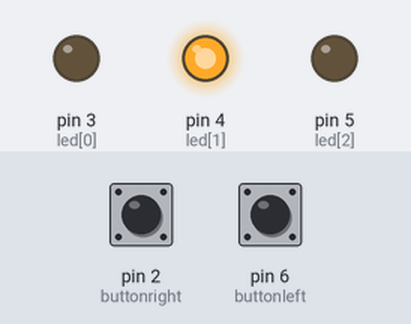
This sketch was run on a simulated Arduino Uno, built with avr-gcc and run on an emulated ATmega328P. On the bench: output pins drawn as LEDs (lit = HIGH). The inputs (shaded band) are chosen by the test bench; at power-on: pin 2 (buttonright) LOW, pin 6 (buttonleft) LOW. What the sketch prints to the serial monitor is not drawn.

Above: at 1.2 s.
1.3 s: pin 2 (buttonright) pulled HIGH for 0.15 s
At 2.0 s:
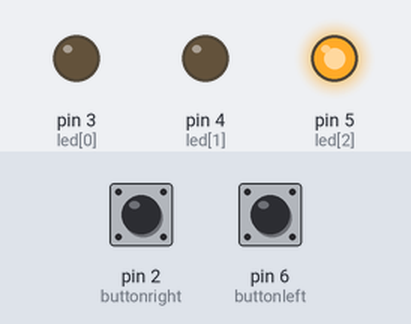
2.9 s: pin 6 (buttonleft) pulled HIGH for 0.15 s
At 4.1 s:
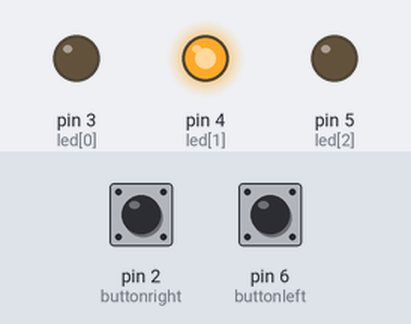
4.5 s: pin 6 (buttonleft) pulled HIGH for 1 s
At 5.6 s:
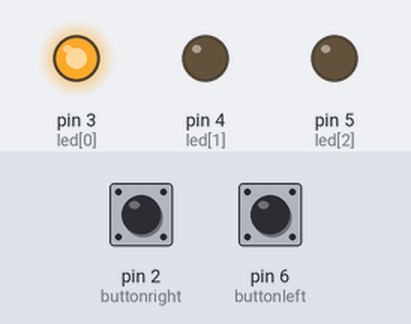
7.0 s: pin 2 (buttonright) pulled HIGH for 1 s
At 8.0 s:
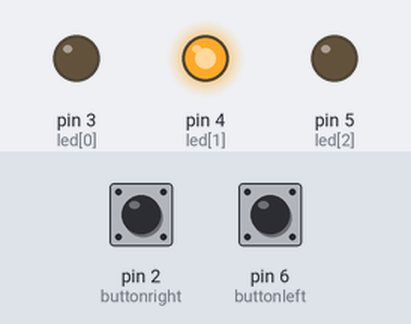
9.5 s: pin 6 (buttonleft) pulled HIGH for 0.15 s
At 10.6 s:
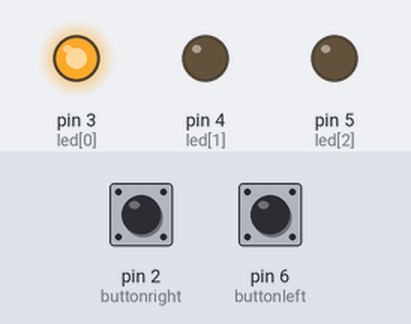
11.1 s: pin 2 (buttonright) pulled HIGH for 0.15 s
At 11.8 s:
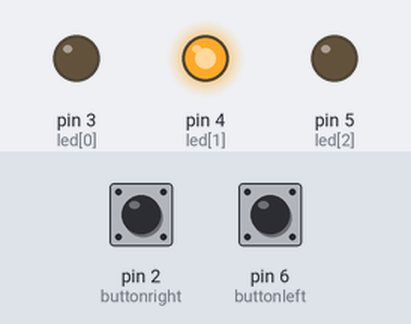
Timing chart, 0 to 13.7 s (numbered marks = the images above; inputs shaded):
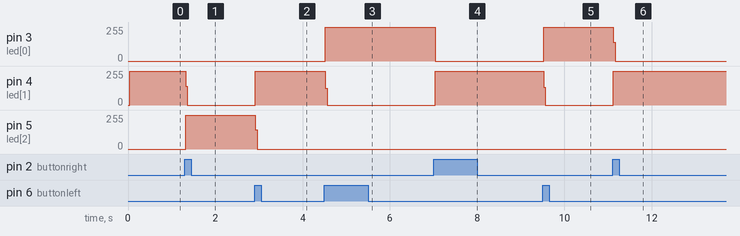

The sketch:

5_1.ino
```cpp
int led[3]={3,4,5};
int buttonleft=6;
int buttonright=2;
int current=1;
int leftstate=0;
int rightstate=0;

void setup() {
  // put your setup code here, to run once:
  pinMode(led[0],OUTPUT);
  pinMode(led[1],OUTPUT);
  pinMode(led[2],OUTPUT);
  pinMode(buttonleft,INPUT);
  pinMode(buttonright,INPUT);
  Serial.begin(9600);

}

void loop() {
  // put your main code here, to run repeatedly:

  int left=digitalRead(buttonleft);
  int right=digitalRead(buttonright);
  digitalWrite(led[0],LOW);
  digitalWrite(led[1],LOW);
  digitalWrite(led[2],LOW);

  if(left==HIGH)
  {
    if(leftstate==0)
    {
      digitalWrite(13,HIGH);
      current--;
      if(current<0)
      {
        current = 2;
      }
    }
    leftstate=1;
  }
  else
  {
    leftstate=0;
  }

//toggle right-----

  if(right==HIGH)
  {
    if(rightstate==0)
    {
      current++;
      if(current>2)
      {
        current=0;
      }
    }
    rightstate=1;
  }
  else
  {
    rightstate=0;
  }


  digitalWrite(led[current],HIGH);
  Serial.println(current);

}
```

Measured:
- after the input at 1.3 s, pin 4 (led[1]): 253/255 → 0/255 at once; pin 5 (led[2]): 0/255 → 255/255 at once
- after the input at 2.9 s, pin 4 (led[1]): 0/255 → 254/255 at once; pin 5 (led[2]): 255/255 → 0/255 at once
- after the input at 4.5 s, pin 3 (led[0]): 0/255 → 254/255 at once; pin 4 (led[1]): 254/255 → 0/255 at once
- after the input at 7.0 s, pin 3 (led[0]): 254/255 → 0/255 at once; pin 4 (led[1]): 0/255 → 254/255 at once
- after the input at 9.5 s, pin 3 (led[0]): 0/255 → 254/255 at once; pin 4 (led[1]): 254/255 → 0/255 at once
- after the input at 11.1 s, pin 3 (led[0]): 254/255 → 0/255 at once; pin 4 (led[1]): 0/255 → 254/255 at once
